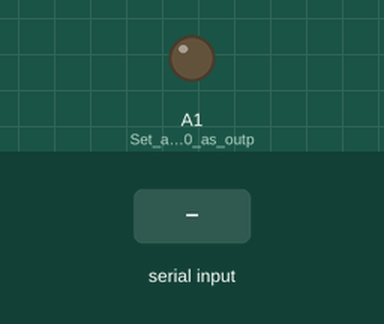
The sketch below on a simulated Arduino Uno, built with avr-gcc and run on an emulated ATmega328P. Parts: output pins drawn as LEDs (lit = HIGH). The inputs (shaded band) are chosen by the test bench.

Above: at 1.2 s.
1.3 s: byte 30 received over Serial
At 2.1 s:
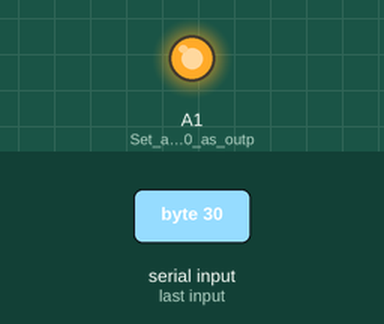
Timing chart, 0 to 4.3 s (numbered marks = the images above; inputs shaded):
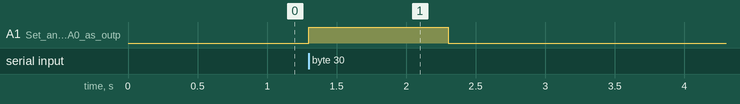

Measured:
- after the input at 1.3 s, A1 (Set_analog_pin_A0_as_outp): LOW → HIGH at once, → LOW 1.0 s later

The sketch:

watta_arduino_code.ino
```cpp
int RxedByte = 0;

void setup() {
  pinMode(A1, OUTPUT); // Set analog pin A0 as output
  Serial.begin(9600); // Initialize serial communication at 9600 baud rate
}

void loop() {
  if (Serial.available() > 0) {
    RxedByte = Serial.read(); // Read the incoming byte
        digitalWrite(A1, HIGH); // Turn on the LED connected to analog pin A0
        delay(1000); // Wait for 1 second
        digitalWrite(A1, LOW); // Turn off the LED connected to analog pin A0

    }
  }
```
